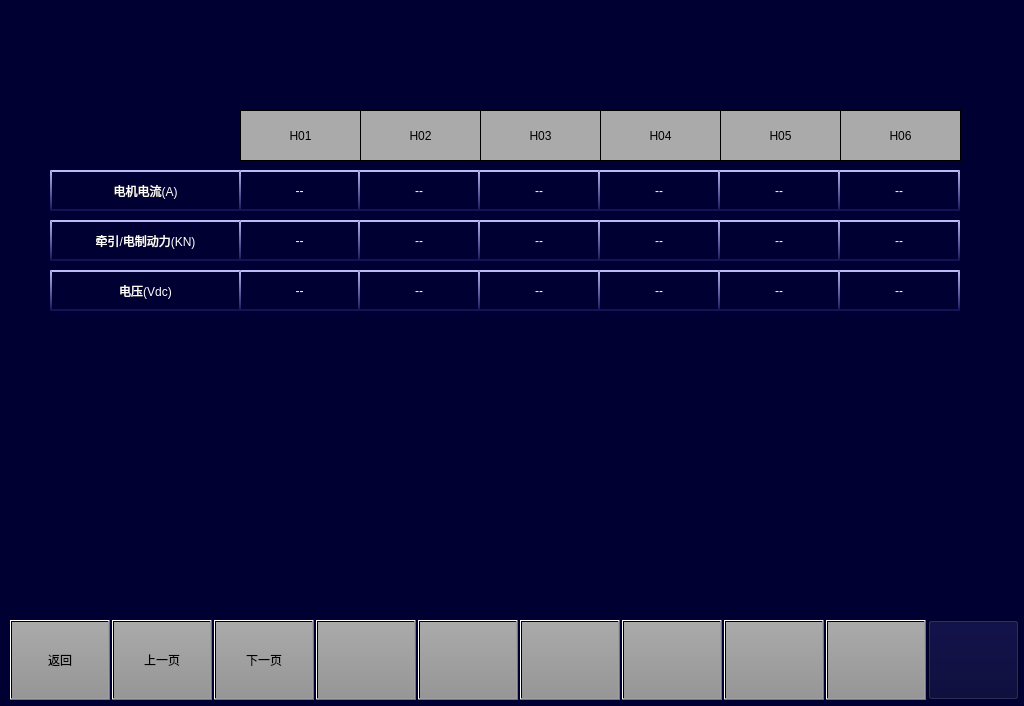
<?xml version="1.0" encoding="UTF-8"?>
<ui version="4.0">
 <class>VehicleMaintainceTractSubsystemPage</class>
 <widget class="QWidget" name="VehicleMaintainceTractSubsystemPage">
  <property name="geometry">
   <rect>
    <x>0</x>
    <y>0</y>
    <width>1024</width>
    <height>706</height>
   </rect>
  </property>
  <property name="windowTitle">
   <string>Form</string>
  </property>
  <property name="styleSheet">
   <string notr="true">background-color: rgb(0, 0, 50);</string>
  </property>
  <widget class="QPushButton" name="BTN1">
   <property name="geometry">
    <rect>
     <x>10</x>
     <y>620</y>
     <width>100</width>
     <height>80</height>
    </rect>
   </property>
   <property name="focusPolicy">
    <enum>Qt::NoFocus</enum>
   </property>
   <property name="styleSheet">
    <string notr="true">font: 20px, &quot;微软雅黑&quot;;color: black;transparent;background:qlineargradient(spread:pad,x1:0,y1:0,x2:0,y2:1,stop:0 rgba(170,170,170,255),stop:1 rgba(150,150,150,255));</string>
   </property>
   <property name="text">
    <string>返回</string>
   </property>
  </widget>
  <widget class="QPushButton" name="BTN8">
   <property name="geometry">
    <rect>
     <x>724</x>
     <y>620</y>
     <width>100</width>
     <height>80</height>
    </rect>
   </property>
   <property name="focusPolicy">
    <enum>Qt::NoFocus</enum>
   </property>
   <property name="styleSheet">
    <string notr="true">	font: 20px, &quot;微软雅黑&quot;;
    color: black;
	transparent;background:qlineargradient(spread:pad,x1:0,y1:0,x2:0,y2:1,stop:0 rgba(170,170,170,255),stop:1 rgba(150,150,150,255));
</string>
   </property>
   <property name="text">
    <string/>
   </property>
  </widget>
  <widget class="QPushButton" name="BTN3">
   <property name="geometry">
    <rect>
     <x>214</x>
     <y>620</y>
     <width>100</width>
     <height>80</height>
    </rect>
   </property>
   <property name="focusPolicy">
    <enum>Qt::NoFocus</enum>
   </property>
   <property name="styleSheet">
    <string notr="true">	font: 20px, &quot;微软雅黑&quot;;
    color: black;
	transparent;background:qlineargradient(spread:pad,x1:0,y1:0,x2:0,y2:1,stop:0 rgba(170,170,170,255),stop:1 rgba(150,150,150,255));
</string>
   </property>
   <property name="text">
    <string>下一页</string>
   </property>
  </widget>
  <widget class="QPushButton" name="BTN6">
   <property name="geometry">
    <rect>
     <x>520</x>
     <y>620</y>
     <width>100</width>
     <height>80</height>
    </rect>
   </property>
   <property name="focusPolicy">
    <enum>Qt::NoFocus</enum>
   </property>
   <property name="styleSheet">
    <string notr="true">	font: 20px, &quot;微软雅黑&quot;;
    color: black;
	transparent;background:qlineargradient(spread:pad,x1:0,y1:0,x2:0,y2:1,stop:0 rgba(170,170,170,255),stop:1 rgba(150,150,150,255));
</string>
   </property>
   <property name="text">
    <string/>
   </property>
  </widget>
  <widget class="QPushButton" name="BTN2">
   <property name="geometry">
    <rect>
     <x>112</x>
     <y>620</y>
     <width>100</width>
     <height>80</height>
    </rect>
   </property>
   <property name="focusPolicy">
    <enum>Qt::NoFocus</enum>
   </property>
   <property name="styleSheet">
    <string notr="true">font: 20px, &quot;微软雅黑&quot;;color: black;transparent;background:qlineargradient(spread:pad,x1:0,y1:0,x2:0,y2:1,stop:0 rgba(170,170,170,255),stop:1 rgba(150,150,150,255));</string>
   </property>
   <property name="text">
    <string>上一页</string>
   </property>
  </widget>
  <widget class="QPushButton" name="BTN7">
   <property name="geometry">
    <rect>
     <x>622</x>
     <y>620</y>
     <width>100</width>
     <height>80</height>
    </rect>
   </property>
   <property name="focusPolicy">
    <enum>Qt::NoFocus</enum>
   </property>
   <property name="styleSheet">
    <string notr="true">	font: 20px, &quot;微软雅黑&quot;;
    color: black;
	transparent;background:qlineargradient(spread:pad,x1:0,y1:0,x2:0,y2:1,stop:0 rgba(170,170,170,255),stop:1 rgba(150,150,150,255));
</string>
   </property>
   <property name="text">
    <string/>
   </property>
  </widget>
  <widget class="QPushButton" name="BTN9">
   <property name="geometry">
    <rect>
     <x>826</x>
     <y>620</y>
     <width>100</width>
     <height>80</height>
    </rect>
   </property>
   <property name="focusPolicy">
    <enum>Qt::NoFocus</enum>
   </property>
   <property name="styleSheet">
    <string notr="true">	font: 20px, &quot;微软雅黑&quot;;
    color: black;
	transparent;background:qlineargradient(spread:pad,x1:0,y1:0,x2:0,y2:1,stop:0 rgba(170,170,170,255),stop:1 rgba(150,150,150,255));
</string>
   </property>
   <property name="text">
    <string/>
   </property>
  </widget>
  <widget class="QPushButton" name="BTN5">
   <property name="geometry">
    <rect>
     <x>418</x>
     <y>620</y>
     <width>100</width>
     <height>80</height>
    </rect>
   </property>
   <property name="focusPolicy">
    <enum>Qt::NoFocus</enum>
   </property>
   <property name="styleSheet">
    <string notr="true">	font: 20px, &quot;微软雅黑&quot;;
    color: black;
	transparent;background:qlineargradient(spread:pad,x1:0,y1:0,x2:0,y2:1,stop:0 rgba(170,170,170,255),stop:1 rgba(150,150,150,255));
</string>
   </property>
   <property name="text">
    <string/>
   </property>
  </widget>
  <widget class="QPushButton" name="BTNHome">
   <property name="geometry">
    <rect>
     <x>928</x>
     <y>620</y>
     <width>91</width>
     <height>80</height>
    </rect>
   </property>
   <property name="focusPolicy">
    <enum>Qt::NoFocus</enum>
   </property>
   <property name="styleSheet">
    <string notr="true">border-image: url(:/images/image/Home.png);</string>
   </property>
   <property name="text">
    <string/>
   </property>
  </widget>
  <widget class="QPushButton" name="BTN4">
   <property name="geometry">
    <rect>
     <x>316</x>
     <y>620</y>
     <width>100</width>
     <height>80</height>
    </rect>
   </property>
   <property name="focusPolicy">
    <enum>Qt::NoFocus</enum>
   </property>
   <property name="styleSheet">
    <string notr="true">	font: 20px, &quot;微软雅黑&quot;;
    color: black;
	transparent;background:qlineargradient(spread:pad,x1:0,y1:0,x2:0,y2:1,stop:0 rgba(170,170,170,255),stop:1 rgba(150,150,150,255));
</string>
   </property>
   <property name="text">
    <string/>
   </property>
  </widget>
  <widget class="QLabel" name="LBLTC1">
   <property name="geometry">
    <rect>
     <x>240</x>
     <y>110</y>
     <width>121</width>
     <height>51</height>
    </rect>
   </property>
   <property name="styleSheet">
    <string notr="true">background-color:rgb(170,170,170);
border:1px solid black;
font:20px &quot;微软雅黑&quot;;</string>
   </property>
   <property name="text">
    <string>H01</string>
   </property>
   <property name="alignment">
    <set>Qt::AlignCenter</set>
   </property>
  </widget>
  <widget class="QLabel" name="LBLMp2">
   <property name="geometry">
    <rect>
     <x>720</x>
     <y>110</y>
     <width>121</width>
     <height>51</height>
    </rect>
   </property>
   <property name="styleSheet">
    <string notr="true">background-color:rgb(170,170,170);
border:1px solid black;
font:20px &quot;微软雅黑&quot;;</string>
   </property>
   <property name="text">
    <string>H05</string>
   </property>
   <property name="alignment">
    <set>Qt::AlignCenter</set>
   </property>
  </widget>
  <widget class="QLabel" name="LBLM1">
   <property name="geometry">
    <rect>
     <x>480</x>
     <y>110</y>
     <width>121</width>
     <height>51</height>
    </rect>
   </property>
   <property name="styleSheet">
    <string notr="true">background-color:rgb(170,170,170);
border:1px solid black;
font:20px &quot;微软雅黑&quot;;</string>
   </property>
   <property name="text">
    <string>H03</string>
   </property>
   <property name="alignment">
    <set>Qt::AlignCenter</set>
   </property>
  </widget>
  <widget class="QLabel" name="LBLM2">
   <property name="geometry">
    <rect>
     <x>600</x>
     <y>110</y>
     <width>121</width>
     <height>51</height>
    </rect>
   </property>
   <property name="styleSheet">
    <string notr="true">background-color:rgb(170,170,170);
border:1px solid black;
font:20px &quot;微软雅黑&quot;;</string>
   </property>
   <property name="text">
    <string>H04</string>
   </property>
   <property name="alignment">
    <set>Qt::AlignCenter</set>
   </property>
  </widget>
  <widget class="QLabel" name="LBLTC2">
   <property name="geometry">
    <rect>
     <x>840</x>
     <y>110</y>
     <width>121</width>
     <height>51</height>
    </rect>
   </property>
   <property name="styleSheet">
    <string notr="true">background-color:rgb(170,170,170);
border:1px solid black;
font:20px &quot;微软雅黑&quot;;</string>
   </property>
   <property name="text">
    <string>H06</string>
   </property>
   <property name="alignment">
    <set>Qt::AlignCenter</set>
   </property>
  </widget>
  <widget class="QLabel" name="LBLMp1">
   <property name="geometry">
    <rect>
     <x>360</x>
     <y>110</y>
     <width>121</width>
     <height>51</height>
    </rect>
   </property>
   <property name="styleSheet">
    <string notr="true">background-color:rgb(170,170,170);
border:1px solid black;
font:20px &quot;微软雅黑&quot;;</string>
   </property>
   <property name="text">
    <string>H02</string>
   </property>
   <property name="alignment">
    <set>Qt::AlignCenter</set>
   </property>
  </widget>
  <widget class="QLabel" name="label_3">
   <property name="geometry">
    <rect>
     <x>239</x>
     <y>170</y>
     <width>121</width>
     <height>41</height>
    </rect>
   </property>
   <property name="styleSheet">
    <string notr="true">font:16px &quot;微软雅黑&quot; ;
color: rgb(255, 255, 255);
border-top:2px solid rgb(187,188,247);
border-left: 2px solid qlineargradient(x1:0, y1:0, x2:0, y2:1,stop:0 rgb(187,188,247) , stop:1 rgb(19,20,87));
border-right: 2px solid qlineargradient(x1:0, y1:0, x2:0, y2:1,stop:0 rgb(187,188,247) , stop:1 rgb(19,20,87));
border-bottom:2px solid  rgb(19,20,87);
background-color: rgb(0, 0, 50);</string>
   </property>
   <property name="text">
    <string>--</string>
   </property>
   <property name="alignment">
    <set>Qt::AlignCenter</set>
   </property>
  </widget>
  <widget class="QLabel" name="label">
   <property name="geometry">
    <rect>
     <x>50</x>
     <y>170</y>
     <width>191</width>
     <height>41</height>
    </rect>
   </property>
   <property name="styleSheet">
    <string notr="true">font:16px &quot;微软雅黑&quot; ;
color: rgb(255, 255, 255);
border-top:2px solid rgb(187,188,247);
border-left: 2px solid qlineargradient(x1:0, y1:0, x2:0, y2:1,stop:0 rgb(187,188,247) , stop:1 rgb(19,20,87));
border-right: 2px solid qlineargradient(x1:0, y1:0, x2:0, y2:1,stop:0 rgb(187,188,247) , stop:1 rgb(19,20,87));
border-bottom:2px solid  rgb(19,20,87);
background-color: rgb(0, 0, 50);</string>
   </property>
   <property name="text">
    <string>电机电流(A)</string>
   </property>
   <property name="alignment">
    <set>Qt::AlignCenter</set>
   </property>
  </widget>
  <widget class="QLabel" name="label_9">
   <property name="geometry">
    <rect>
     <x>598</x>
     <y>170</y>
     <width>122</width>
     <height>41</height>
    </rect>
   </property>
   <property name="styleSheet">
    <string notr="true">font:16px &quot;微软雅黑&quot; ;
color: rgb(255, 255, 255);
border-top:2px solid rgb(187,188,247);
border-left: 2px solid qlineargradient(x1:0, y1:0, x2:0, y2:1,stop:0 rgb(187,188,247) , stop:1 rgb(19,20,87));
border-right: 2px solid qlineargradient(x1:0, y1:0, x2:0, y2:1,stop:0 rgb(187,188,247) , stop:1 rgb(19,20,87));
border-bottom:2px solid  rgb(19,20,87);
background-color: rgb(0, 0, 50);</string>
   </property>
   <property name="text">
    <string>--</string>
   </property>
   <property name="alignment">
    <set>Qt::AlignCenter</set>
   </property>
  </widget>
  <widget class="QLabel" name="label_7">
   <property name="geometry">
    <rect>
     <x>478</x>
     <y>170</y>
     <width>122</width>
     <height>41</height>
    </rect>
   </property>
   <property name="styleSheet">
    <string notr="true">font:16px &quot;微软雅黑&quot; ;
color: rgb(255, 255, 255);
border-top:2px solid rgb(187,188,247);
border-left: 2px solid qlineargradient(x1:0, y1:0, x2:0, y2:1,stop:0 rgb(187,188,247) , stop:1 rgb(19,20,87));
border-right: 2px solid qlineargradient(x1:0, y1:0, x2:0, y2:1,stop:0 rgb(187,188,247) , stop:1 rgb(19,20,87));
border-bottom:2px solid  rgb(19,20,87);
background-color: rgb(0, 0, 50);</string>
   </property>
   <property name="text">
    <string>--</string>
   </property>
   <property name="alignment">
    <set>Qt::AlignCenter</set>
   </property>
  </widget>
  <widget class="QLabel" name="label_10">
   <property name="geometry">
    <rect>
     <x>598</x>
     <y>220</y>
     <width>122</width>
     <height>41</height>
    </rect>
   </property>
   <property name="styleSheet">
    <string notr="true">font:16px &quot;微软雅黑&quot; ;
color: rgb(255, 255, 255);
border-top:2px solid rgb(187,188,247);
border-left: 2px solid qlineargradient(x1:0, y1:0, x2:0, y2:1,stop:0 rgb(187,188,247) , stop:1 rgb(19,20,87));
border-right: 2px solid qlineargradient(x1:0, y1:0, x2:0, y2:1,stop:0 rgb(187,188,247) , stop:1 rgb(19,20,87));
border-bottom:2px solid  rgb(19,20,87);
background-color: rgb(0, 0, 50);</string>
   </property>
   <property name="text">
    <string>--</string>
   </property>
   <property name="alignment">
    <set>Qt::AlignCenter</set>
   </property>
  </widget>
  <widget class="QLabel" name="label_12">
   <property name="geometry">
    <rect>
     <x>718</x>
     <y>220</y>
     <width>122</width>
     <height>41</height>
    </rect>
   </property>
   <property name="styleSheet">
    <string notr="true">font:16px &quot;微软雅黑&quot; ;
color: rgb(255, 255, 255);
border-top:2px solid rgb(187,188,247);
border-left: 2px solid qlineargradient(x1:0, y1:0, x2:0, y2:1,stop:0 rgb(187,188,247) , stop:1 rgb(19,20,87));
border-right: 2px solid qlineargradient(x1:0, y1:0, x2:0, y2:1,stop:0 rgb(187,188,247) , stop:1 rgb(19,20,87));
border-bottom:2px solid  rgb(19,20,87);
background-color: rgb(0, 0, 50);</string>
   </property>
   <property name="text">
    <string>--</string>
   </property>
   <property name="alignment">
    <set>Qt::AlignCenter</set>
   </property>
  </widget>
  <widget class="QLabel" name="label_8">
   <property name="geometry">
    <rect>
     <x>478</x>
     <y>220</y>
     <width>122</width>
     <height>41</height>
    </rect>
   </property>
   <property name="styleSheet">
    <string notr="true">font:16px &quot;微软雅黑&quot; ;
color: rgb(255, 255, 255);
border-top:2px solid rgb(187,188,247);
border-left: 2px solid qlineargradient(x1:0, y1:0, x2:0, y2:1,stop:0 rgb(187,188,247) , stop:1 rgb(19,20,87));
border-right: 2px solid qlineargradient(x1:0, y1:0, x2:0, y2:1,stop:0 rgb(187,188,247) , stop:1 rgb(19,20,87));
border-bottom:2px solid  rgb(19,20,87);
background-color: rgb(0, 0, 50);</string>
   </property>
   <property name="text">
    <string>--</string>
   </property>
   <property name="alignment">
    <set>Qt::AlignCenter</set>
   </property>
  </widget>
  <widget class="QLabel" name="label_14">
   <property name="geometry">
    <rect>
     <x>838</x>
     <y>220</y>
     <width>122</width>
     <height>41</height>
    </rect>
   </property>
   <property name="styleSheet">
    <string notr="true">font:16px &quot;微软雅黑&quot; ;
color: rgb(255, 255, 255);
border-top:2px solid rgb(187,188,247);
border-left: 2px solid qlineargradient(x1:0, y1:0, x2:0, y2:1,stop:0 rgb(187,188,247) , stop:1 rgb(19,20,87));
border-right: 2px solid qlineargradient(x1:0, y1:0, x2:0, y2:1,stop:0 rgb(187,188,247) , stop:1 rgb(19,20,87));
border-bottom:2px solid  rgb(19,20,87);
background-color: rgb(0, 0, 50);</string>
   </property>
   <property name="text">
    <string>--</string>
   </property>
   <property name="alignment">
    <set>Qt::AlignCenter</set>
   </property>
  </widget>
  <widget class="QLabel" name="label_6">
   <property name="geometry">
    <rect>
     <x>358</x>
     <y>220</y>
     <width>122</width>
     <height>41</height>
    </rect>
   </property>
   <property name="styleSheet">
    <string notr="true">font:16px &quot;微软雅黑&quot; ;
color: rgb(255, 255, 255);
border-top:2px solid rgb(187,188,247);
border-left: 2px solid qlineargradient(x1:0, y1:0, x2:0, y2:1,stop:0 rgb(187,188,247) , stop:1 rgb(19,20,87));
border-right: 2px solid qlineargradient(x1:0, y1:0, x2:0, y2:1,stop:0 rgb(187,188,247) , stop:1 rgb(19,20,87));
border-bottom:2px solid  rgb(19,20,87);
background-color: rgb(0, 0, 50);</string>
   </property>
   <property name="text">
    <string>--</string>
   </property>
   <property name="alignment">
    <set>Qt::AlignCenter</set>
   </property>
  </widget>
  <widget class="QLabel" name="label_4">
   <property name="geometry">
    <rect>
     <x>239</x>
     <y>220</y>
     <width>121</width>
     <height>41</height>
    </rect>
   </property>
   <property name="styleSheet">
    <string notr="true">font:16px &quot;微软雅黑&quot; ;
color: rgb(255, 255, 255);
border-top:2px solid rgb(187,188,247);
border-left: 2px solid qlineargradient(x1:0, y1:0, x2:0, y2:1,stop:0 rgb(187,188,247) , stop:1 rgb(19,20,87));
border-right: 2px solid qlineargradient(x1:0, y1:0, x2:0, y2:1,stop:0 rgb(187,188,247) , stop:1 rgb(19,20,87));
border-bottom:2px solid  rgb(19,20,87);
background-color: rgb(0, 0, 50);</string>
   </property>
   <property name="text">
    <string>--</string>
   </property>
   <property name="alignment">
    <set>Qt::AlignCenter</set>
   </property>
  </widget>
  <widget class="QLabel" name="label_5">
   <property name="geometry">
    <rect>
     <x>358</x>
     <y>170</y>
     <width>122</width>
     <height>41</height>
    </rect>
   </property>
   <property name="styleSheet">
    <string notr="true">font:16px &quot;微软雅黑&quot; ;
color: rgb(255, 255, 255);
border-top:2px solid rgb(187,188,247);
border-left: 2px solid qlineargradient(x1:0, y1:0, x2:0, y2:1,stop:0 rgb(187,188,247) , stop:1 rgb(19,20,87));
border-right: 2px solid qlineargradient(x1:0, y1:0, x2:0, y2:1,stop:0 rgb(187,188,247) , stop:1 rgb(19,20,87));
border-bottom:2px solid  rgb(19,20,87);
background-color: rgb(0, 0, 50);</string>
   </property>
   <property name="text">
    <string>--</string>
   </property>
   <property name="alignment">
    <set>Qt::AlignCenter</set>
   </property>
  </widget>
  <widget class="QLabel" name="label_13">
   <property name="geometry">
    <rect>
     <x>838</x>
     <y>170</y>
     <width>122</width>
     <height>41</height>
    </rect>
   </property>
   <property name="styleSheet">
    <string notr="true">font:16px &quot;微软雅黑&quot; ;
color: rgb(255, 255, 255);
border-top:2px solid rgb(187,188,247);
border-left: 2px solid qlineargradient(x1:0, y1:0, x2:0, y2:1,stop:0 rgb(187,188,247) , stop:1 rgb(19,20,87));
border-right: 2px solid qlineargradient(x1:0, y1:0, x2:0, y2:1,stop:0 rgb(187,188,247) , stop:1 rgb(19,20,87));
border-bottom:2px solid  rgb(19,20,87);
background-color: rgb(0, 0, 50);</string>
   </property>
   <property name="text">
    <string>--</string>
   </property>
   <property name="alignment">
    <set>Qt::AlignCenter</set>
   </property>
  </widget>
  <widget class="QLabel" name="label_2">
   <property name="geometry">
    <rect>
     <x>50</x>
     <y>220</y>
     <width>191</width>
     <height>41</height>
    </rect>
   </property>
   <property name="styleSheet">
    <string notr="true">font:16px &quot;微软雅黑&quot; ;
color: rgb(255, 255, 255);
border-top:2px solid rgb(187,188,247);
border-left: 2px solid qlineargradient(x1:0, y1:0, x2:0, y2:1,stop:0 rgb(187,188,247) , stop:1 rgb(19,20,87));
border-right: 2px solid qlineargradient(x1:0, y1:0, x2:0, y2:1,stop:0 rgb(187,188,247) , stop:1 rgb(19,20,87));
border-bottom:2px solid  rgb(19,20,87);
background-color: rgb(0, 0, 50);</string>
   </property>
   <property name="text">
    <string>牵引/电制动力(KN)</string>
   </property>
   <property name="alignment">
    <set>Qt::AlignCenter</set>
   </property>
  </widget>
  <widget class="QLabel" name="label_11">
   <property name="geometry">
    <rect>
     <x>718</x>
     <y>170</y>
     <width>122</width>
     <height>41</height>
    </rect>
   </property>
   <property name="styleSheet">
    <string notr="true">font:16px &quot;微软雅黑&quot; ;
color: rgb(255, 255, 255);
border-top:2px solid rgb(187,188,247);
border-left: 2px solid qlineargradient(x1:0, y1:0, x2:0, y2:1,stop:0 rgb(187,188,247) , stop:1 rgb(19,20,87));
border-right: 2px solid qlineargradient(x1:0, y1:0, x2:0, y2:1,stop:0 rgb(187,188,247) , stop:1 rgb(19,20,87));
border-bottom:2px solid  rgb(19,20,87);
background-color: rgb(0, 0, 50);</string>
   </property>
   <property name="text">
    <string>--</string>
   </property>
   <property name="alignment">
    <set>Qt::AlignCenter</set>
   </property>
  </widget>
  <widget class="QLabel" name="label_15">
   <property name="geometry">
    <rect>
     <x>598</x>
     <y>270</y>
     <width>122</width>
     <height>41</height>
    </rect>
   </property>
   <property name="styleSheet">
    <string notr="true">font:16px &quot;微软雅黑&quot; ;
color: rgb(255, 255, 255);
border-top:2px solid rgb(187,188,247);
border-left: 2px solid qlineargradient(x1:0, y1:0, x2:0, y2:1,stop:0 rgb(187,188,247) , stop:1 rgb(19,20,87));
border-right: 2px solid qlineargradient(x1:0, y1:0, x2:0, y2:1,stop:0 rgb(187,188,247) , stop:1 rgb(19,20,87));
border-bottom:2px solid  rgb(19,20,87);
background-color: rgb(0, 0, 50);</string>
   </property>
   <property name="text">
    <string>--</string>
   </property>
   <property name="alignment">
    <set>Qt::AlignCenter</set>
   </property>
  </widget>
  <widget class="QLabel" name="label_16">
   <property name="geometry">
    <rect>
     <x>718</x>
     <y>270</y>
     <width>122</width>
     <height>41</height>
    </rect>
   </property>
   <property name="styleSheet">
    <string notr="true">font:16px &quot;微软雅黑&quot; ;
color: rgb(255, 255, 255);
border-top:2px solid rgb(187,188,247);
border-left: 2px solid qlineargradient(x1:0, y1:0, x2:0, y2:1,stop:0 rgb(187,188,247) , stop:1 rgb(19,20,87));
border-right: 2px solid qlineargradient(x1:0, y1:0, x2:0, y2:1,stop:0 rgb(187,188,247) , stop:1 rgb(19,20,87));
border-bottom:2px solid  rgb(19,20,87);
background-color: rgb(0, 0, 50);</string>
   </property>
   <property name="text">
    <string>--</string>
   </property>
   <property name="alignment">
    <set>Qt::AlignCenter</set>
   </property>
  </widget>
  <widget class="QLabel" name="label_17">
   <property name="geometry">
    <rect>
     <x>239</x>
     <y>270</y>
     <width>121</width>
     <height>41</height>
    </rect>
   </property>
   <property name="styleSheet">
    <string notr="true">font:16px &quot;微软雅黑&quot; ;
color: rgb(255, 255, 255);
border-top:2px solid rgb(187,188,247);
border-left: 2px solid qlineargradient(x1:0, y1:0, x2:0, y2:1,stop:0 rgb(187,188,247) , stop:1 rgb(19,20,87));
border-right: 2px solid qlineargradient(x1:0, y1:0, x2:0, y2:1,stop:0 rgb(187,188,247) , stop:1 rgb(19,20,87));
border-bottom:2px solid  rgb(19,20,87);
background-color: rgb(0, 0, 50);</string>
   </property>
   <property name="text">
    <string>--</string>
   </property>
   <property name="alignment">
    <set>Qt::AlignCenter</set>
   </property>
  </widget>
  <widget class="QLabel" name="label_18">
   <property name="geometry">
    <rect>
     <x>838</x>
     <y>270</y>
     <width>122</width>
     <height>41</height>
    </rect>
   </property>
   <property name="styleSheet">
    <string notr="true">font:16px &quot;微软雅黑&quot; ;
color: rgb(255, 255, 255);
border-top:2px solid rgb(187,188,247);
border-left: 2px solid qlineargradient(x1:0, y1:0, x2:0, y2:1,stop:0 rgb(187,188,247) , stop:1 rgb(19,20,87));
border-right: 2px solid qlineargradient(x1:0, y1:0, x2:0, y2:1,stop:0 rgb(187,188,247) , stop:1 rgb(19,20,87));
border-bottom:2px solid  rgb(19,20,87);
background-color: rgb(0, 0, 50);</string>
   </property>
   <property name="text">
    <string>--</string>
   </property>
   <property name="alignment">
    <set>Qt::AlignCenter</set>
   </property>
  </widget>
  <widget class="QLabel" name="label_19">
   <property name="geometry">
    <rect>
     <x>358</x>
     <y>270</y>
     <width>122</width>
     <height>41</height>
    </rect>
   </property>
   <property name="styleSheet">
    <string notr="true">font:16px &quot;微软雅黑&quot; ;
color: rgb(255, 255, 255);
border-top:2px solid rgb(187,188,247);
border-left: 2px solid qlineargradient(x1:0, y1:0, x2:0, y2:1,stop:0 rgb(187,188,247) , stop:1 rgb(19,20,87));
border-right: 2px solid qlineargradient(x1:0, y1:0, x2:0, y2:1,stop:0 rgb(187,188,247) , stop:1 rgb(19,20,87));
border-bottom:2px solid  rgb(19,20,87);
background-color: rgb(0, 0, 50);</string>
   </property>
   <property name="text">
    <string>--</string>
   </property>
   <property name="alignment">
    <set>Qt::AlignCenter</set>
   </property>
  </widget>
  <widget class="QLabel" name="label_20">
   <property name="geometry">
    <rect>
     <x>478</x>
     <y>270</y>
     <width>122</width>
     <height>41</height>
    </rect>
   </property>
   <property name="styleSheet">
    <string notr="true">font:16px &quot;微软雅黑&quot; ;
color: rgb(255, 255, 255);
border-top:2px solid rgb(187,188,247);
border-left: 2px solid qlineargradient(x1:0, y1:0, x2:0, y2:1,stop:0 rgb(187,188,247) , stop:1 rgb(19,20,87));
border-right: 2px solid qlineargradient(x1:0, y1:0, x2:0, y2:1,stop:0 rgb(187,188,247) , stop:1 rgb(19,20,87));
border-bottom:2px solid  rgb(19,20,87);
background-color: rgb(0, 0, 50);</string>
   </property>
   <property name="text">
    <string>--</string>
   </property>
   <property name="alignment">
    <set>Qt::AlignCenter</set>
   </property>
  </widget>
  <widget class="QLabel" name="label_21">
   <property name="geometry">
    <rect>
     <x>50</x>
     <y>270</y>
     <width>191</width>
     <height>41</height>
    </rect>
   </property>
   <property name="styleSheet">
    <string notr="true">font:16px &quot;微软雅黑&quot; ;
color: rgb(255, 255, 255);
border-top:2px solid rgb(187,188,247);
border-left: 2px solid qlineargradient(x1:0, y1:0, x2:0, y2:1,stop:0 rgb(187,188,247) , stop:1 rgb(19,20,87));
border-right: 2px solid qlineargradient(x1:0, y1:0, x2:0, y2:1,stop:0 rgb(187,188,247) , stop:1 rgb(19,20,87));
border-bottom:2px solid  rgb(19,20,87);
background-color: rgb(0, 0, 50);</string>
   </property>
   <property name="text">
    <string>电压(Vdc)</string>
   </property>
   <property name="alignment">
    <set>Qt::AlignCenter</set>
   </property>
  </widget>
 </widget>
 <resources/>
 <connections/>
</ui>
